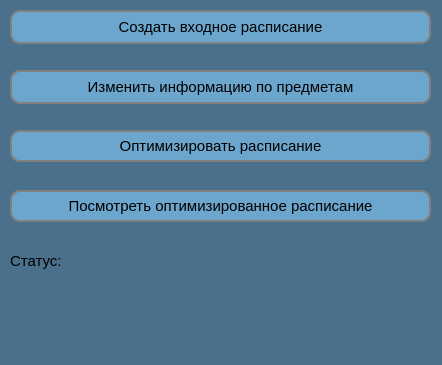
<?xml version="1.0" encoding="UTF-8"?>
<ui version="4.0">
 <class>SmartTimeTable</class>
 <widget class="QMainWindow" name="SmartTimeTable">
  <property name="geometry">
   <rect>
    <x>0</x>
    <y>0</y>
    <width>442</width>
    <height>365</height>
   </rect>
  </property>
  <property name="windowTitle">
   <string>Умное расписание</string>
  </property>
  <property name="styleSheet">
   <string notr="true">background-color: rgb(74, 112, 139);</string>
  </property>
  <widget class="QWidget" name="centralwidget">
   <widget class="QPushButton" name="button_open_tables">
    <property name="geometry">
     <rect>
      <x>10</x>
      <y>10</y>
      <width>421</width>
      <height>34</height>
     </rect>
    </property>
    <property name="palette">
     <palette>
      <active>
       <colorrole role="Button">
        <brush brushstyle="SolidPattern">
         <color alpha="255">
          <red>108</red>
          <green>166</green>
          <blue>205</blue>
         </color>
        </brush>
       </colorrole>
       <colorrole role="Base">
        <brush brushstyle="SolidPattern">
         <color alpha="255">
          <red>108</red>
          <green>166</green>
          <blue>205</blue>
         </color>
        </brush>
       </colorrole>
       <colorrole role="Window">
        <brush brushstyle="SolidPattern">
         <color alpha="255">
          <red>108</red>
          <green>166</green>
          <blue>205</blue>
         </color>
        </brush>
       </colorrole>
       <colorrole role="Shadow">
        <brush brushstyle="SolidPattern">
         <color alpha="255">
          <red>0</red>
          <green>0</green>
          <blue>0</blue>
         </color>
        </brush>
       </colorrole>
      </active>
      <inactive>
       <colorrole role="Button">
        <brush brushstyle="SolidPattern">
         <color alpha="255">
          <red>108</red>
          <green>166</green>
          <blue>205</blue>
         </color>
        </brush>
       </colorrole>
       <colorrole role="Base">
        <brush brushstyle="SolidPattern">
         <color alpha="255">
          <red>108</red>
          <green>166</green>
          <blue>205</blue>
         </color>
        </brush>
       </colorrole>
       <colorrole role="Window">
        <brush brushstyle="SolidPattern">
         <color alpha="255">
          <red>108</red>
          <green>166</green>
          <blue>205</blue>
         </color>
        </brush>
       </colorrole>
       <colorrole role="Shadow">
        <brush brushstyle="SolidPattern">
         <color alpha="255">
          <red>0</red>
          <green>0</green>
          <blue>0</blue>
         </color>
        </brush>
       </colorrole>
      </inactive>
      <disabled>
       <colorrole role="Button">
        <brush brushstyle="SolidPattern">
         <color alpha="255">
          <red>108</red>
          <green>166</green>
          <blue>205</blue>
         </color>
        </brush>
       </colorrole>
       <colorrole role="Base">
        <brush brushstyle="SolidPattern">
         <color alpha="255">
          <red>108</red>
          <green>166</green>
          <blue>205</blue>
         </color>
        </brush>
       </colorrole>
       <colorrole role="Window">
        <brush brushstyle="SolidPattern">
         <color alpha="255">
          <red>108</red>
          <green>166</green>
          <blue>205</blue>
         </color>
        </brush>
       </colorrole>
       <colorrole role="Shadow">
        <brush brushstyle="SolidPattern">
         <color alpha="255">
          <red>0</red>
          <green>0</green>
          <blue>0</blue>
         </color>
        </brush>
       </colorrole>
      </disabled>
     </palette>
    </property>
    <property name="font">
     <font>
      <family>Helvetica</family>
      <pointsize>11</pointsize>
      <weight>50</weight>
      <italic>false</italic>
      <bold>false</bold>
     </font>
    </property>
    <property name="styleSheet">
     <string notr="true">background-color: rgb(108, 166, 205);
border: 2px solid gray;
border-radius: 10px;
padding: 3 8px;</string>
    </property>
    <property name="text">
     <string>Создать входное расписание</string>
    </property>
   </widget>
   <widget class="QPushButton" name="button_start">
    <property name="geometry">
     <rect>
      <x>10</x>
      <y>130</y>
      <width>421</width>
      <height>32</height>
     </rect>
    </property>
    <property name="font">
     <font>
      <family>Helvetica</family>
      <pointsize>11</pointsize>
     </font>
    </property>
    <property name="styleSheet">
     <string notr="true">background-color: rgb(108, 166, 205);
border: 2px solid gray;
border-radius: 10px;
padding: 3 8px;
</string>
    </property>
    <property name="text">
     <string>Оптимизировать расписание</string>
    </property>
   </widget>
   <widget class="QPushButton" name="button_file_output">
    <property name="geometry">
     <rect>
      <x>10</x>
      <y>190</y>
      <width>421</width>
      <height>32</height>
     </rect>
    </property>
    <property name="font">
     <font>
      <family>Helvetica</family>
      <pointsize>11</pointsize>
     </font>
    </property>
    <property name="styleSheet">
     <string notr="true">background-color: rgb(108, 166, 205);
border: 2px solid gray;
border-radius: 10px;
padding: 3 8px;


</string>
    </property>
    <property name="text">
     <string>Посмотреть оптимизированное расписание</string>
    </property>
   </widget>
   <widget class="QLabel" name="label_status">
    <property name="geometry">
     <rect>
      <x>10</x>
      <y>250</y>
      <width>71</width>
      <height>21</height>
     </rect>
    </property>
    <property name="palette">
     <palette>
      <active>
       <colorrole role="Button">
        <brush brushstyle="SolidPattern">
         <color alpha="255">
          <red>74</red>
          <green>112</green>
          <blue>139</blue>
         </color>
        </brush>
       </colorrole>
       <colorrole role="Base">
        <brush brushstyle="SolidPattern">
         <color alpha="255">
          <red>74</red>
          <green>112</green>
          <blue>139</blue>
         </color>
        </brush>
       </colorrole>
       <colorrole role="Window">
        <brush brushstyle="SolidPattern">
         <color alpha="255">
          <red>74</red>
          <green>112</green>
          <blue>139</blue>
         </color>
        </brush>
       </colorrole>
      </active>
      <inactive>
       <colorrole role="Button">
        <brush brushstyle="SolidPattern">
         <color alpha="255">
          <red>74</red>
          <green>112</green>
          <blue>139</blue>
         </color>
        </brush>
       </colorrole>
       <colorrole role="Base">
        <brush brushstyle="SolidPattern">
         <color alpha="255">
          <red>74</red>
          <green>112</green>
          <blue>139</blue>
         </color>
        </brush>
       </colorrole>
       <colorrole role="Window">
        <brush brushstyle="SolidPattern">
         <color alpha="255">
          <red>74</red>
          <green>112</green>
          <blue>139</blue>
         </color>
        </brush>
       </colorrole>
      </inactive>
      <disabled>
       <colorrole role="Button">
        <brush brushstyle="SolidPattern">
         <color alpha="255">
          <red>74</red>
          <green>112</green>
          <blue>139</blue>
         </color>
        </brush>
       </colorrole>
       <colorrole role="Base">
        <brush brushstyle="SolidPattern">
         <color alpha="255">
          <red>74</red>
          <green>112</green>
          <blue>139</blue>
         </color>
        </brush>
       </colorrole>
       <colorrole role="Window">
        <brush brushstyle="SolidPattern">
         <color alpha="255">
          <red>74</red>
          <green>112</green>
          <blue>139</blue>
         </color>
        </brush>
       </colorrole>
      </disabled>
     </palette>
    </property>
    <property name="font">
     <font>
      <family>Helvetica</family>
      <pointsize>11</pointsize>
     </font>
    </property>
    <property name="styleSheet">
     <string notr="true"/>
    </property>
    <property name="text">
     <string>Статус:</string>
    </property>
   </widget>
   <widget class="QLabel" name="label_status_output">
    <property name="geometry">
     <rect>
      <x>10</x>
      <y>270</y>
      <width>421</width>
      <height>21</height>
     </rect>
    </property>
    <property name="font">
     <font>
      <family>Helvetica</family>
      <pointsize>11</pointsize>
     </font>
    </property>
    <property name="styleSheet">
     <string notr="true"/>
    </property>
    <property name="text">
     <string/>
    </property>
   </widget>
   <widget class="QPushButton" name="button_change_tables">
    <property name="geometry">
     <rect>
      <x>10</x>
      <y>70</y>
      <width>421</width>
      <height>34</height>
     </rect>
    </property>
    <property name="palette">
     <palette>
      <active>
       <colorrole role="Button">
        <brush brushstyle="SolidPattern">
         <color alpha="255">
          <red>108</red>
          <green>166</green>
          <blue>205</blue>
         </color>
        </brush>
       </colorrole>
       <colorrole role="Base">
        <brush brushstyle="SolidPattern">
         <color alpha="255">
          <red>108</red>
          <green>166</green>
          <blue>205</blue>
         </color>
        </brush>
       </colorrole>
       <colorrole role="Window">
        <brush brushstyle="SolidPattern">
         <color alpha="255">
          <red>108</red>
          <green>166</green>
          <blue>205</blue>
         </color>
        </brush>
       </colorrole>
       <colorrole role="Shadow">
        <brush brushstyle="SolidPattern">
         <color alpha="255">
          <red>0</red>
          <green>0</green>
          <blue>0</blue>
         </color>
        </brush>
       </colorrole>
      </active>
      <inactive>
       <colorrole role="Button">
        <brush brushstyle="SolidPattern">
         <color alpha="255">
          <red>108</red>
          <green>166</green>
          <blue>205</blue>
         </color>
        </brush>
       </colorrole>
       <colorrole role="Base">
        <brush brushstyle="SolidPattern">
         <color alpha="255">
          <red>108</red>
          <green>166</green>
          <blue>205</blue>
         </color>
        </brush>
       </colorrole>
       <colorrole role="Window">
        <brush brushstyle="SolidPattern">
         <color alpha="255">
          <red>108</red>
          <green>166</green>
          <blue>205</blue>
         </color>
        </brush>
       </colorrole>
       <colorrole role="Shadow">
        <brush brushstyle="SolidPattern">
         <color alpha="255">
          <red>0</red>
          <green>0</green>
          <blue>0</blue>
         </color>
        </brush>
       </colorrole>
      </inactive>
      <disabled>
       <colorrole role="Button">
        <brush brushstyle="SolidPattern">
         <color alpha="255">
          <red>108</red>
          <green>166</green>
          <blue>205</blue>
         </color>
        </brush>
       </colorrole>
       <colorrole role="Base">
        <brush brushstyle="SolidPattern">
         <color alpha="255">
          <red>108</red>
          <green>166</green>
          <blue>205</blue>
         </color>
        </brush>
       </colorrole>
       <colorrole role="Window">
        <brush brushstyle="SolidPattern">
         <color alpha="255">
          <red>108</red>
          <green>166</green>
          <blue>205</blue>
         </color>
        </brush>
       </colorrole>
       <colorrole role="Shadow">
        <brush brushstyle="SolidPattern">
         <color alpha="255">
          <red>0</red>
          <green>0</green>
          <blue>0</blue>
         </color>
        </brush>
       </colorrole>
      </disabled>
     </palette>
    </property>
    <property name="font">
     <font>
      <family>Helvetica</family>
      <pointsize>11</pointsize>
      <weight>50</weight>
      <italic>false</italic>
      <bold>false</bold>
     </font>
    </property>
    <property name="styleSheet">
     <string notr="true">background-color: rgb(108, 166, 205);
border: 2px solid gray;
border-radius: 10px;
padding: 3 8px;</string>
    </property>
    <property name="text">
     <string>Изменить информацию по предметам</string>
    </property>
   </widget>
  </widget>
  <widget class="QMenuBar" name="menubar">
   <property name="geometry">
    <rect>
     <x>0</x>
     <y>0</y>
     <width>442</width>
     <height>24</height>
    </rect>
   </property>
  </widget>
  <widget class="QStatusBar" name="statusbar"/>
  <action name="action_load_from_file">
   <property name="text">
    <string>Load from file</string>
   </property>
  </action>
 </widget>
 <resources/>
 <connections/>
</ui>
